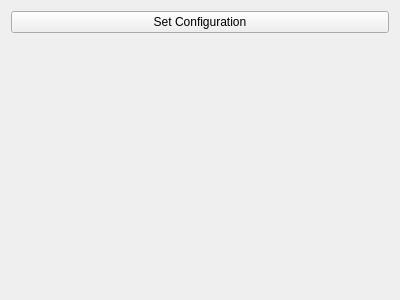
<?xml version="1.0" encoding="UTF-8"?>
<ui version="4.0">
 <class>Form</class>
 <widget class="QWidget" name="Form">
  <property name="geometry">
   <rect>
    <x>0</x>
    <y>0</y>
    <width>400</width>
    <height>300</height>
   </rect>
  </property>
  <property name="windowTitle">
   <string>Form</string>
  </property>
  <layout class="QVBoxLayout" name="verticalLayout">
   <item>
    <widget class="QPushButton" name="set_section_button">
     <property name="text">
      <string>Set Configuration</string>
     </property>
     <property name="status" stdset="0">
      <string>danger</string>
     </property>
    </widget>
   </item>
   <item>
    <spacer name="verticalSpacer">
     <property name="orientation">
      <enum>Qt::Vertical</enum>
     </property>
     <property name="sizeHint" stdset="0">
      <size>
       <width>20</width>
       <height>40</height>
      </size>
     </property>
    </spacer>
   </item>
  </layout>
 </widget>
 <resources/>
 <connections/>
</ui>
